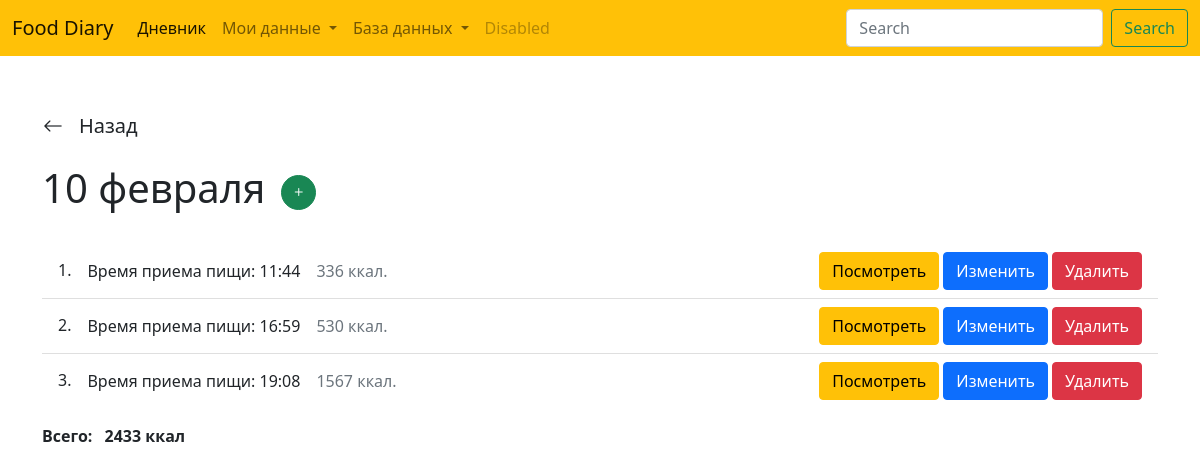
The app's page /day/9/, older data.
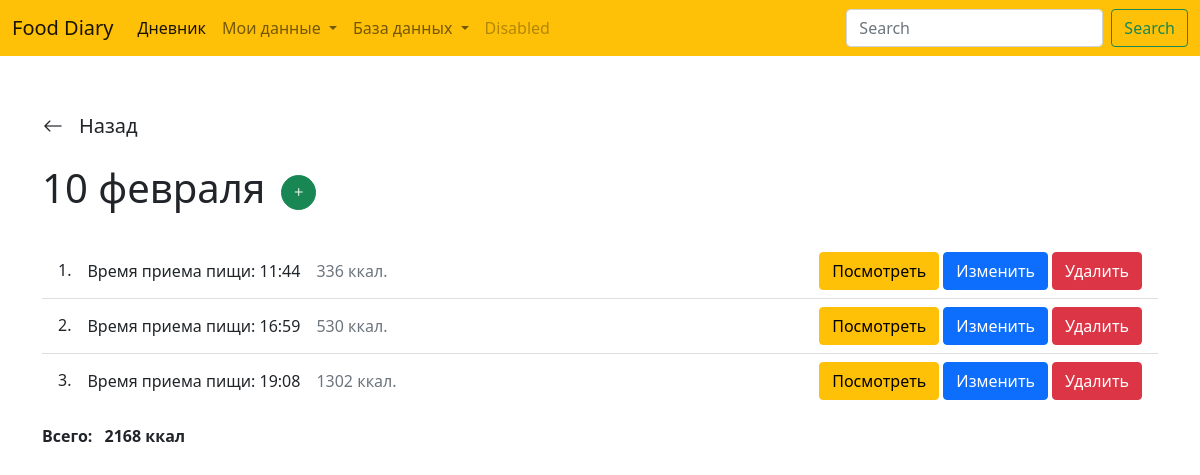
The same page, newer data.
### diary/models.py (models this page shows)
class Meal(models.Model):
    user = models.ForeignKey(User, null=True, blank=True, related_name='meals', on_delete=models.CASCADE)
    session_key = models.CharField('Ключ сессии', max_length=40, null=True, blank=True)
    day = models.ForeignKey(Day, on_delete=models.CASCADE, related_name='meals')
    time = models.TimeField('Время приема пищи', default=timezone.localtime)
    food = models.ManyToManyField('Food', verbose_name='Еда', through='MealFood')
    calories = models.PositiveIntegerField('Калорий всего', default=0)
    class Meta:
        ordering = ('day', 'time')

### diary/views.py (the view)
# urls.py: path('day/<int:id>/', views.DayDetailView.as_view(), name='day_detail'),
class DayDetailView(DetailView):
    template_name = 'diary/days/detail.html'
    def get_object(self):
        return Day.objects.get(id=self.kwargs['id'])
    def get_context_data(self, **kwargs):
        kwargs = super().get_context_data(**kwargs)
        kwargs['form'] = MealForm()
        kwargs['meals'] = kwargs['day'].meals.all()
        kwargs['total_calories'] = kwargs['meals'].aggregate(Sum('calories')).get('calories__sum')
        return kwargs

### diary/forms.py
class MealForm(forms.ModelForm):
    class Meta:
        model = Meal
        fields = ['time']
    def __init__(self, *args, **kwargs):
        super().__init__(*args, **kwargs)
        for bfield in self.visible_fields():
            if bfield.field.label == 'Еда':
                bfield.field.widget.attrs['class'] = 'form-select'
            else:
                bfield.field.widget.attrs['class'] = 'form-control'

### diary/templates/diary/days/detail.html (shortened to what this page needs)
{% extends 'base.html' %}
{% block content %}
<main>
    <div class="container">
        <div class="row mt-5">
            <div class="col-12">
                <a href="{% url 'days_list' %}" style="width: fit-content;" class="btn ps-0 mb-3 d-flex align-items-center">
                    <i class="bi bi-arrow-left fs-5"></i>
                    <span class="ms-3 fs-5">Назад</span>
                </a>
            </div>
            <div class="col-12">
                <div class="d-flex align-items-center mb-4">
                    <h1>{{ day.date|date:"j E" }}</h1>
                    <button title="Добавить прием пищи" data-bs-target="#mealModal" data-bs-toggle="modal" class="btn btn-success ms-3 p-1 rounded-circle"
                        style="width: 35px; height: 35px;">
                        <i class="bi bi-plus"></i>
                    </button>
                </div>
            </div>
            <div class="col-12">
                {% if day.meals.count < 1 %}
                    <p>В этом дне пока отсутствуют приемы пищи</p>
                {% else %}
                <ul class="list-group list-group-flush mb-3">
                    {% for meal in meals %}
                        <li
                            class="list-group-item d-flex align-items-center"
                            data-meal-id="{{meal.id}}"
                        >
                            <h6 class="mb-0">{{forloop.counter}}.</h6>
                            <p class="mb-0 ms-3">Время приема пищи: {{meal.time}}</p>
                            <p class="mb-0 ms-3 text-muted">{{meal.calories}} ккал.</p>
                            <a href="#" class="btn btn-warning ms-auto show-meal-info" data-target="#mealInfo">
                                Посмотреть
                            </a>
                            <a href="{% url 'update_meal' meal.id %}" class="btn btn-primary ms-1">
                                Изменить
                            </a>
                            <a href="{% url 'delete_meal' day.id meal.id %}" class="btn btn-danger ms-1">Удалить</a>
                        </li>
                    {% endfor %}
                </ul>
                <p><b>Всего: <span class="ms-2">{{total_calories}} ккал</span></b></p>
                {% endif %}
            </div>
        </div>
    </div>
</main>
{% endblock %}

Row changes from the older to the newer data that the page shows:
changed Meal (number 3 of 3 on the later page): calories "1567" → "1302"
Text that changed along with them:
{{ total_calories }}: "2433" → "2168"
